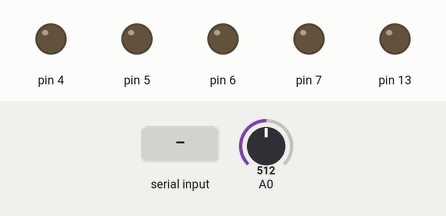
A sketch run on a simulated Arduino Uno, built with avr-gcc and run on an emulated ATmega328P. Shown: output pins drawn as LEDs (lit = HIGH). The inputs (shaded band) are chosen by the test bench; at power-on: A0 = 512. What the sketch prints to the serial monitor is not drawn.

Above: at 1.2 s.
1.3 s: "f" received over Serial
At 2.5 s:
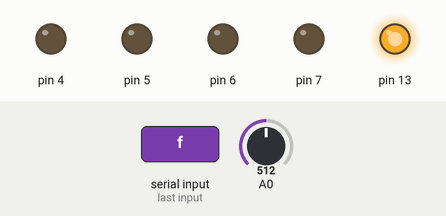
2.8 s: "b" received over Serial
At 3.9 s:
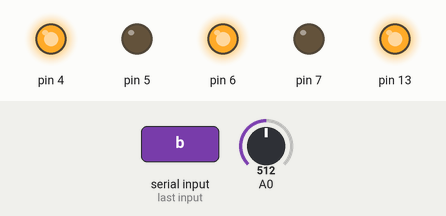
4.3 s: "l" received over Serial
At 5.0 s:
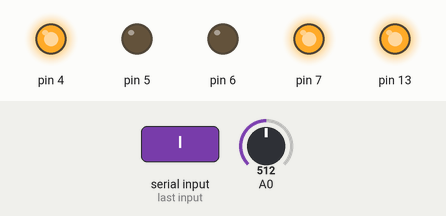
5.8 s: "r" received over Serial
At 7.0 s:
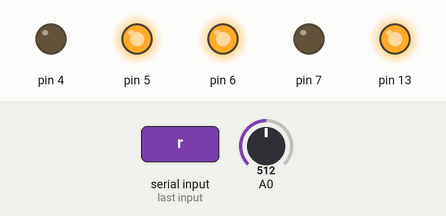
7.3 s: "1" received over Serial
At 8.5 s:
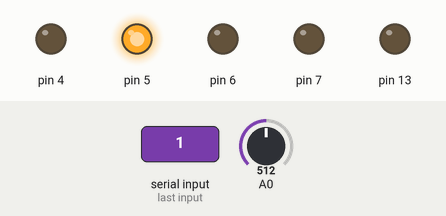
8.8 s: "f" received over Serial
At 9.8 s:
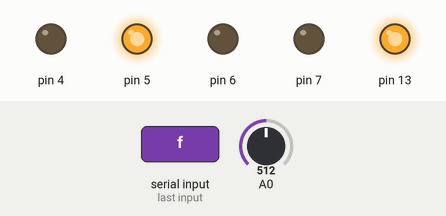
Timing chart, 0 to 11.3 s (numbered marks = the images above; inputs shaded):
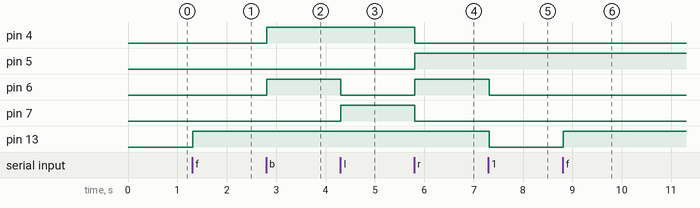

The sketch:

carv3.ino
```cpp
float tempe;
char sv;
void setup() {
pinMode(4,OUTPUT);
pinMode(5,OUTPUT);
pinMode(6,OUTPUT);
pinMode(7,OUTPUT);
pinMode(13, OUTPUT);
Serial.begin(9600);
}


void loop() {
if (Serial.available())
{
sv=Serial.read();
}
Serial.println(sv);
{


if(sv=='f'){
digitalWrite(13,HIGH);


}
else if(sv=='b')
{
digitalWrite(6,HIGH);
digitalWrite(4,HIGH);
digitalWrite(7,LOW);
digitalWrite(5,LOW);
}
else if(sv=='l')
{
digitalWrite(6,LOW);
digitalWrite(4,HIGH);
digitalWrite(7,HIGH);
digitalWrite(5,LOW);
}
else if(sv=='r')
{
digitalWrite(6,HIGH);
digitalWrite(4,LOW);
digitalWrite(7,LOW);
digitalWrite(5,HIGH);


}
else
{
digitalWrite(6,LOW);
digitalWrite(4,LOW);
digitalWrite(7,LOW);
digitalWrite(13,LOW);
}
tempe = map(((analogRead(A0)-20)*3.04),0,1023,-40,125);
Serial.println(tempe);


}
}
```

Measured:
- after the input at 1.3 s, pin 13: LOW → HIGH at once
- after the input at 2.8 s, pin 4, pin 6: LOW → HIGH at once
- after the input at 4.3 s, pin 6: HIGH → LOW at once; pin 7: LOW → HIGH at once
- after the input at 5.8 s, pin 4, pin 7: HIGH → LOW at once; pin 5, pin 6: LOW → HIGH at once
- after the input at 7.3 s, pin 6, pin 13: HIGH → LOW at once
- after the input at 8.8 s, pin 13: LOW → HIGH at once
